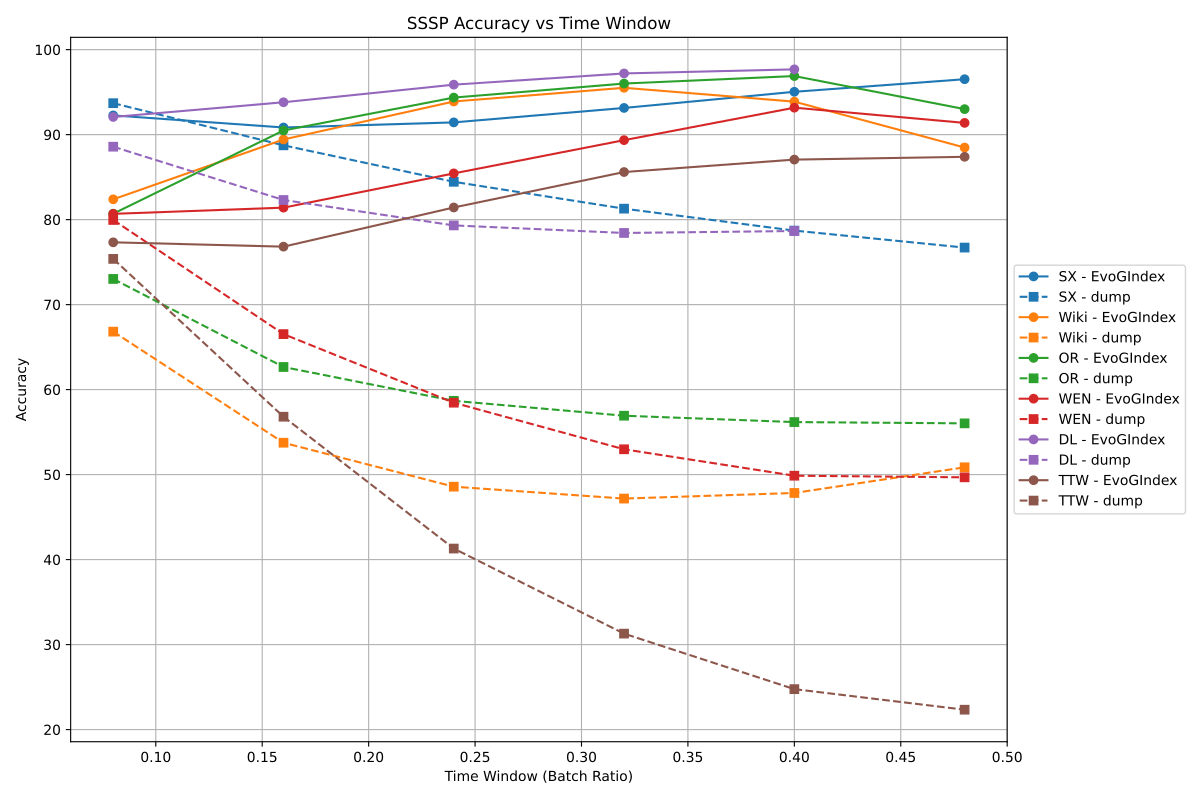

This chart was generated by the following Python code:

import matplotlib.pyplot as plt

# SSSP Data
data = {
    "SX": {
        "x": [0.08, 0.16, 0.24, 0.32, 0.4, 0.48],
        "EvoGIndex": [92.26, 90.84, 91.44, 93.14, 95.04, 96.52],
        "dump": [93.7, 88.74, 84.45, 81.29, 78.71, 76.71]
    },
    "Wiki": {
        "x": [0.08, 0.16, 0.24, 0.32, 0.4, 0.48],
        "EvoGIndex": [82.39, 89.43, 93.9, 95.51, 93.88, 88.48],
        "dump": [66.82, 53.75, 48.58, 47.18, 47.84, 50.86]
    },
    "OR": {
        "x": [0.08, 0.16, 0.24, 0.32, 0.4, 0.48],
        "EvoGIndex": [80.7, 90.49, 94.36, 96.01, 96.89, 93.0],
        "dump": [73.02, 62.66, 58.68, 56.93, 56.18, 56.03]
    },
    "WEN": {
        "x": [0.08, 0.16, 0.24, 0.32, 0.4, 0.48],
        "EvoGIndex": [80.68, 81.41, 85.44, 89.35, 93.17, 91.38],
        "dump": [79.96, 66.53, 58.46, 52.98, 49.87, 49.68]
    },
    "DL": {
        "x": [0.08, 0.16, 0.24, 0.32, 0.4],
        "EvoGIndex": [92.08, 93.81, 95.88, 97.2, 97.68],
        "dump": [88.58, 82.31, 79.32, 78.43, 78.66]
    },
    "TTW": {
        "x": [0.08, 0.16, 0.24, 0.32, 0.4, 0.48],
        "EvoGIndex": [77.33, 76.82, 81.43, 85.6, 87.06, 87.39],
        "dump": [75.38, 56.81, 41.3, 31.29, 24.76, 22.34]
    }
}

# 设置颜色
colors = {
    "SX": "#1f77b4",
    "Wiki": "#ff7f0e",
    "OR": "#2ca02c",
    "WEN": "#d62728",
    "DL": "#9467bd",
    "TTW": "#8c564b"
}

plt.figure(figsize=(12, 8))

# 绘图
for name, d in data.items():
    color = colors.get(name, None)
    plt.plot(d["x"], d["EvoGIndex"], marker='o', linestyle='-', color=color, label=f'{name} - EvoGIndex')
    plt.plot(d["x"], d["dump"], marker='s', linestyle='--', color=color, label=f'{name} - dump')

plt.title("SSSP Accuracy vs Time Window")
plt.xlabel("Time Window (Batch Ratio)")
plt.ylabel("Accuracy")
plt.grid(True)
plt.legend(loc='center left', bbox_to_anchor=(1, 0.5))
plt.tight_layout()
plt.savefig("SSSP_index_accuracy.pdf")
plt.show()
